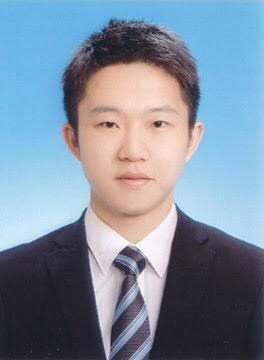
#> input picture 006_course_documents/computer_vision/week1/course_code_and_homework/answer_id_photo/unnamed.jpg, 264 x 360 px
$ python main.py
#> lines starting #> are read from the running program, lines starting #| are printed output that depends on the picture
#> further down, img_blue is the input picture: shape (360, 264, 3); mean B, G, R 158.5, 140.8, 125.2
### 006_course_documents/computer_vision/week1/course_code_and_homework/answer_id_photo/id_color_change.py
import sys
import cv2
import numpy as np
import matplotlib.pyplot as plt

def blue2white(img_blue):
    '''
    input : blue background id_photo in BGR color space
    output: white background id_photo in BGR color space
    '''
    img_hsv = cv2.cvtColor(img_blue, cv2.COLOR_BGR2HSV)
#> img_hsv: shape (360, 264, 3); mean H, S, V 96.1, 77.8, 168.8
    for x in range(img_hsv.shape[0]):
        for y in range(img_hsv.shape[1]):
            if (78<= img_hsv[x, y, 0] <=124):
                img_hsv[x, y, 1] = 0
#> img_hsv: shape (360, 264, 3); mean H, S, V 96.1, 21.8, 168.8
    return cv2.cvtColor(img_hsv, cv2.COLOR_HSV2BGR)
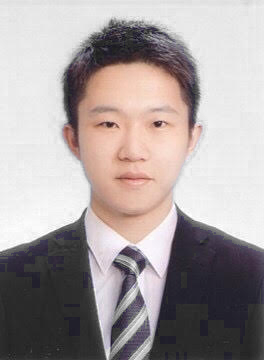
#> returned value: shape (360, 264, 3); mean B, G, R 158.4, 158.7, 167.4


# [76 lines left out: functions blue2red, red2blue, red2white, white2red, white2blue, not called in this run]

### 006_course_documents/computer_vision/week1/course_code_and_homework/answer_id_photo/main.py
from id_color_change import *
import cv2

img_blue  = cv2.imread('./unnamed.jpg', 1)
img_white = blue2white(img_blue)
cv2.imwrite('./id_heyuchen.jpg', img_white)

$ run again, with 006_course_documents/computer_vision/week1/course_code_and_homework/answer_id_photo/id_photo_blue.jpg copied over 006_course_documents/computer_vision/week1/course_code_and_homework/answer_id_photo/unnamed.jpg
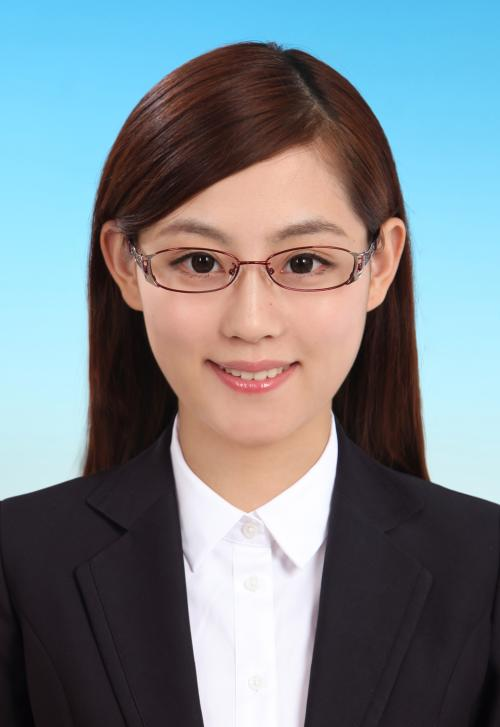
#> input picture 006_course_documents/computer_vision/week1/course_code_and_homework/answer_id_photo/id_photo_blue.jpg, 500 x 727 px
#> img_blue is the input picture: shape (727, 500, 3); mean B, G, R 137.5, 131, 120.7
#> in blue2white, `return cv2.cvtColor(img_hsv, cv2.COLOR_HSV2BGR)`:
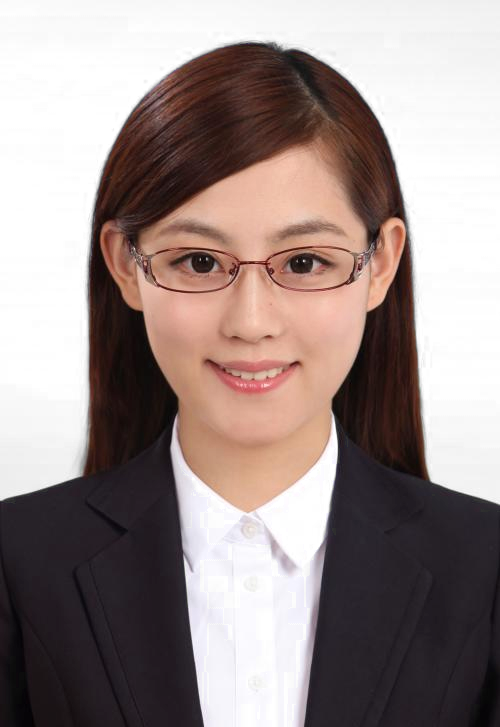
#> returned value: shape (727, 500, 3); mean B, G, R 137.3, 139.7, 154
